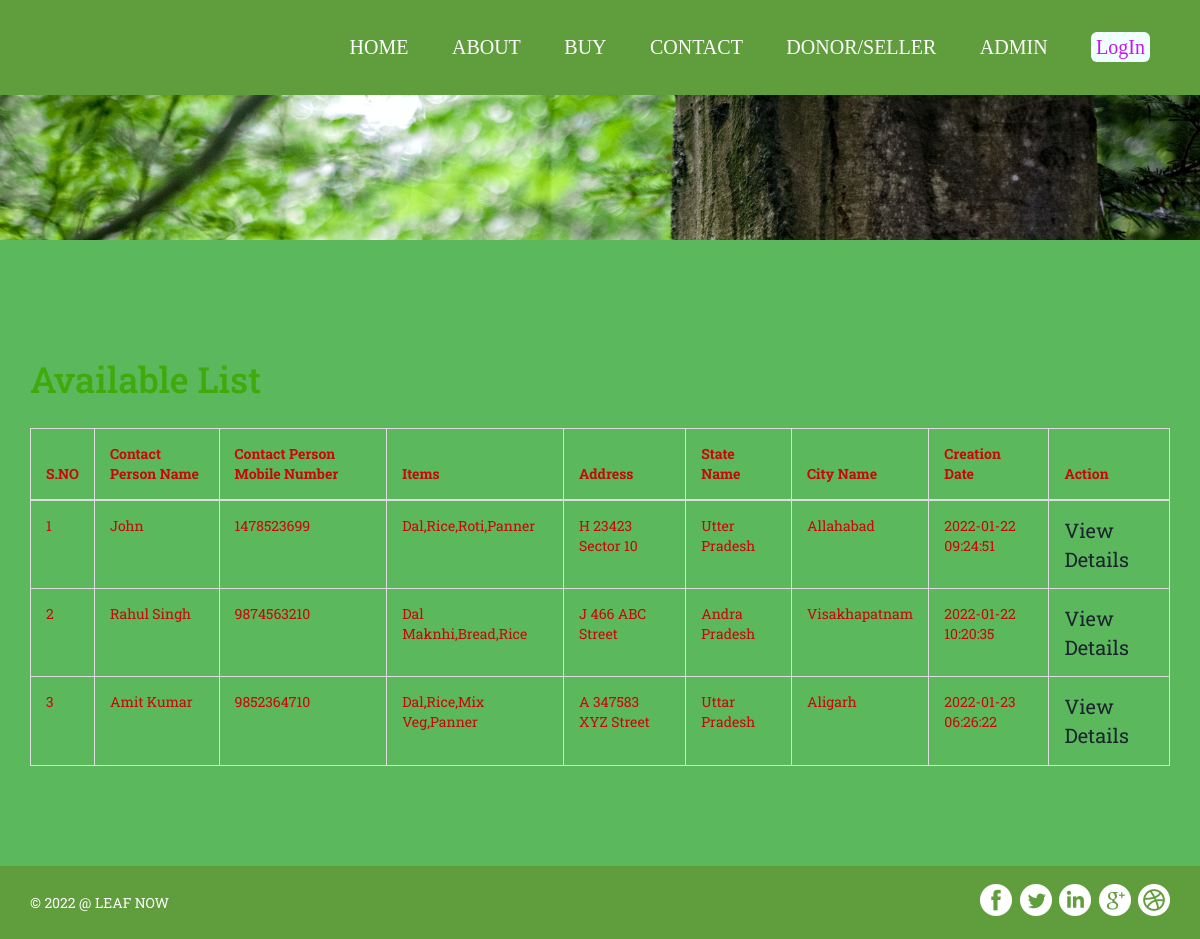
The page /fwms/plant-available.php on the database as committed earlier.
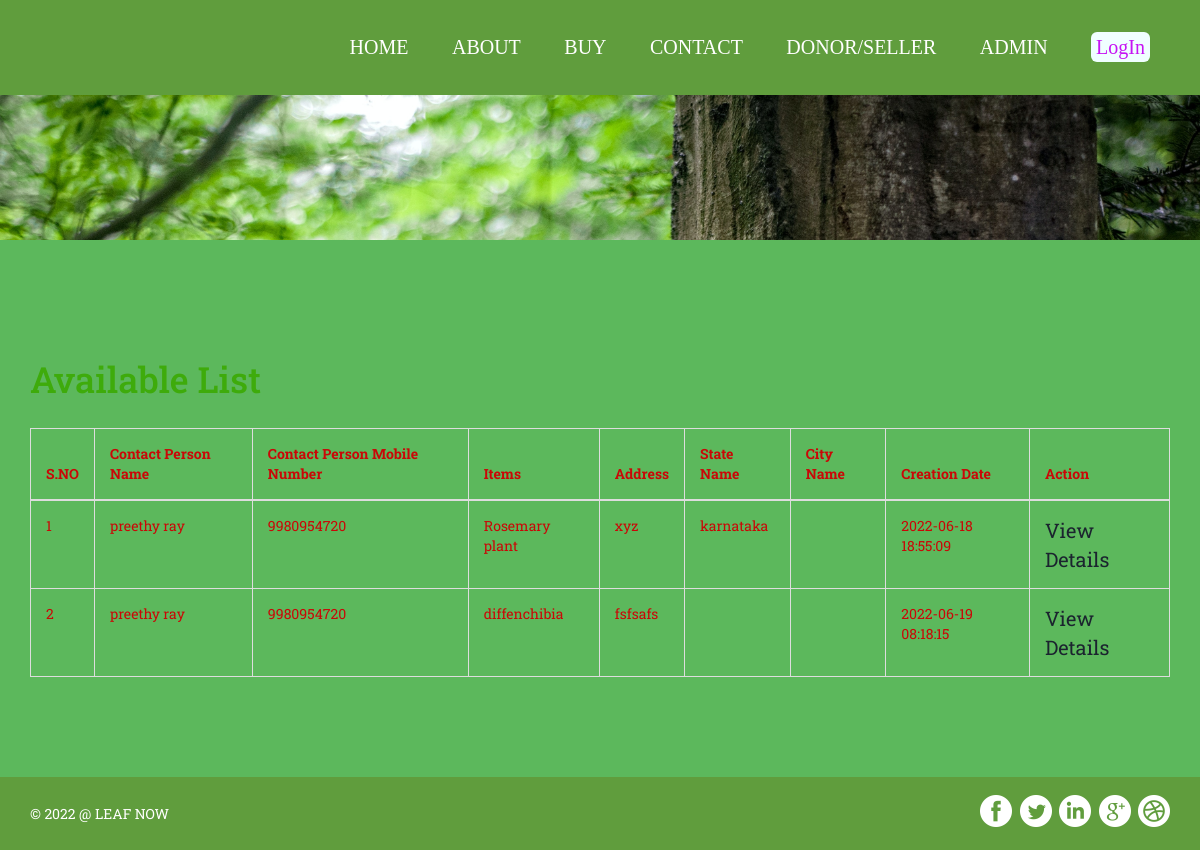
The same page on the database as committed later.
### tables this page shows
CREATE TABLE `tblplant` (
  `ID` int(10) NOT NULL,
  `DonorID` int(10) DEFAULT NULL,
  `plantId` int(10) DEFAULT NULL,
  `plantItems` mediumtext DEFAULT NULL,
  `StateName` varchar(200) DEFAULT NULL,
  `CityName` varchar(200) DEFAULT NULL,
  `Description` mediumtext DEFAULT NULL,
  `PickupDate` varchar(200) DEFAULT NULL,
  `PickupAddress` mediumtext DEFAULT NULL,
  `ContactPerson` varchar(200) DEFAULT NULL,
  `CPMobNumber` bigint(10) DEFAULT NULL,
  `Image` varchar(200) DEFAULT NULL,
  `CreationDate` timestamp NULL DEFAULT current_timestamp(),
  `UpdationDate` timestamp NULL DEFAULT NULL ON UPDATE current_timestamp()
);

### fwms/plant-available.php (the view, shortened to what this page needs)
<!DOCTYPE html>
<html>
<head>
<link href="css/bootstrap.css" rel='stylesheet' type='text/css' />
<link href="css/style.css" rel="stylesheet" type="text/css" media="all" />
</head>
<body>
<?php include_once("includes/header.php");?>
<div class="banner page-head">
</div>
<div class="typrography">
	 <div class="container">
		  <section id="tables">
          <div class="page-header">
            <h1>Available List</h1>
          </div>
          <div class="bs-docs-example">
            <table class="table table-bordered" style="color:#000 !important;">
              <thead>
                 <tr>
            <th data-breakpoints="xs">S.NO</th>
            <th>Contact Person Name</th>
            <th>Contact Person Mobile Number</th>
            <th>Items</th>
            <th>Address</th>
            <th>State Name</th>
            <th>City Name</th>
            <th>Creation Date</th>
            <th data-breakpoints="xs">Action</th>
          </tr>
              </thead>
              <tbody>
                <tr>
                	<?php
$ret=mysqli_query($con,"select * from  tblplant");
$cnt=1;
while ($row=mysqli_fetch_array($ret)) {
?>
            <td><?php echo $cnt;?></td>
              <td><?php  echo $row['ContactPerson'];?></td>
              <td><?php  echo $row['CPMobNumber'];?></td>
              <td><?php  echo $row['plantItems'];?></td>
               <td><?php  echo $row['PickupAddress'];?></td>
                  <td><?php  echo $row['StateName'];?></td>
                  <td><?php  echo $row['CityName'];?></td>
                  <td><?php  echo $row['CreationDate'];?></td>
                  <td><a href="view-plant-details.php?plantid=<?php echo $row['ID'];?>">View Details </a>
                </tr>
               <?php
$cnt=$cnt+1;
}?>
              </tbody>
            </table>
          </div>
	</div>
</div>
<?php include_once("includes/footer.php");?>
</body>
</html>

### fwms/includes/header.php (shortened to what this page needs)
<div class="header">
    <div class="container">
        <div class="header-left">
                <ul class="nav1">
                    <li><a href="index.php">HOME</a></li>
                    <li><a class="active" href="about.php">ABOUT</a></li>
                    <li><a href="plant-available.php"> BUY </a></li>
                    <li><a href="contact.php">CONTACT</a></li>
                    <li><a href="donor/login.php">DONOR/SELLER</a></li>
                    <li><a href="admin/login.php">ADMIN</a></li>
                    <li><a href="registration/index.php" style=" color: rgb(198, 20, 243); background-color: azure;  padding: 4px 5px;border-radius: 6px;width: 120px;font-family: 'Droid Serif', serif ;text-align:right;"
}
">LogIn</a></li>
                </ul>
        </div>
    </div>
</div>

### fwms/includes/footer.php
<div class="copy-right">
	<div class="container">
		<div class="copy-lt">
			<p> &copy; <?php echo date('Y');?> @ LEAF NOW</p>
		</div>
		<div class="copy-rt">
			<ul>
				<li><a class="facebook" href="#"></a></li>
				<li><a class="twitt" href="#"></a></li>
				<li><a class="link" href="#"></a></li>
				<li><a class="googl" href="#"></a></li>
				<li><a class="dribb" href="#"></a></li>
			</ul>
		</div>
		<div class="clearfix"></div>
	</div>
</div>

### fwms/css/style.css (style rules this page uses)
body { margin: 0; padding: 0; background: #fff; font-family: 'Roboto Slab', serif; }
body a { text-decoration: none; transition: 0.5s all; -webkit-transition: 0.5s all; -moz-transition: 0.5s all; -o-transition: 0.5s all; -ms-transition: 0.5s all; }
h1, h2, h3, h4, h5, h6 { margin: 0; }
p { margin: 0; }
ul { margin: 0; padding: 0; }
.header { position: relative; background: #609D3D; padding: 33px 0; text-align: right; }
.header-left ul { margin: 0; padding: 0 0px; }
.header-left ul li { margin: 0 20px; list-style-type: none; display: inline-block; }
.header-left ul li a { text-decoration: none; font-family: 'Droid Serif', serif; color: #fff; font-size: 20px; font-weight: 500; }
.banner { background: url(../images/banner4.jpg) no-repeat 0px 0px; background-size: cover; -webkit-background-size: cover; -o-background-size: cover; -ms-background-size: cover; -moz-background-size: cover; min-height: 670px; }
.copy-right { padding: 18px 0; background: #609D3D; }
.copy-right p { margin: 9px 0 0 0; font-size: 14px; color: #fff; text-align: center; }
.copy-lt { float: left; }
.copy-rt { float: right; }
.copy-rt ul { margin: 0; padding: 0; }
.copy-rt ul li { list-style-type: none; display: inline-block; margin-left: 4px; }
.copy-rt ul li a.facebook { background: url(../images/img-sprite.png) no-repeat 0px 0px; width: 32px; height: 32px; display: block; }
.copy-rt ul li a.twitt { background: url(../images/img-sprite.png) no-repeat -32px 0px; width: 32px; height: 32px; display: block; }
.copy-rt ul li a.link { background: url(../images/img-sprite.png) no-repeat -65px 0px; width: 32px; height: 32px; display: block; }
.copy-rt ul li a.googl { background: url(../images/img-sprite.png) no-repeat -98px 0px; width: 32px; height: 32px; display: block; }
.copy-rt ul li a.dribb { background: url(../images/img-sprite.png) no-repeat -130px 0px; width: 32px; height: 32px; display: block; }
.page-head { min-height: 145px !important; }
.typrography { text-align: left; padding: 80px 0; background-color: #5CB85C; }
.table td, .table>tbody>tr>td, .table>tbody>tr>th, .table>tfoot>tr>td, .table>tfoot>tr>th, .table>thead>tr>td, .table>thead>tr>th { padding: 15px !important; }
.table>thead>tr>th, .table>tbody>tr>th, .table>tfoot>tr>th, .table>thead>tr>td, .table>tbody>tr>td, .table>tfoot>tr>td { font-size: 1em; color: #ca0707; }
.table>thead>tr>th, .table>tbody>tr>th, .table>tfoot>tr>th, .table>thead>tr>td, .table>tbody>tr>td, .table>tfoot>tr>td { border-top: none !important; }
.bs-docs-example { margin: 1em 0; }
.container:after { content: "\0020"; display: block; height: 0; clear: both; visibility: hidden; }
.clearfix:before, .clearfix:after, .row:before, .row:after { content: '\0020'; display: block; overflow: hidden; visibility: hidden; width: 0; height: 0; }
.row:after, .clearfix:after { clear: both; }
@media (max-width: 1440px) { .banner { min-height: 638px; } }
@media (max-width: 1366px) { .banner { min-height: 607px; } }
@media (max-width: 1280px) { .banner { min-height: 565px; } }

Rows that differ between the two databases and show on the page:
removed tblplant: ContactPerson "John", CPMobNumber "1478523699", plantItems "Dal,Rice,Roti,Panner", PickupAddress "H 23423 Sector 10", StateName "Utter Pradesh", CityName "Allahabad", CreationDate "2022-01-22 09:24:51"
removed tblplant: ContactPerson "Rahul Singh", CPMobNumber "9874563210", plantItems "Dal Maknhi,Bread,Rice", PickupAddress "J 466 ABC Street", StateName "Andra Pradesh", CityName "Visakhapatnam", CreationDate "2022-01-22 10:20:35"
removed tblplant: ContactPerson "Amit Kumar", CPMobNumber "9852364710", plantItems "Dal,Rice,Mix Veg,Panner", PickupAddress "A 347583 XYZ Street", StateName "Uttar Pradesh", CityName "Aligarh", CreationDate "2022-01-23 06:26:22"
added tblplant: ContactPerson "preethy ray", CPMobNumber "9980954720", plantItems "Rosemary plant", PickupAddress "xyz", StateName "karnataka", CreationDate "2022-06-18 18:55:09"
added tblplant: ContactPerson "preethy ray", CPMobNumber "9980954720", plantItems "diffenchibia", PickupAddress "fsfsafs", CreationDate "2022-06-19 08:18:15"
